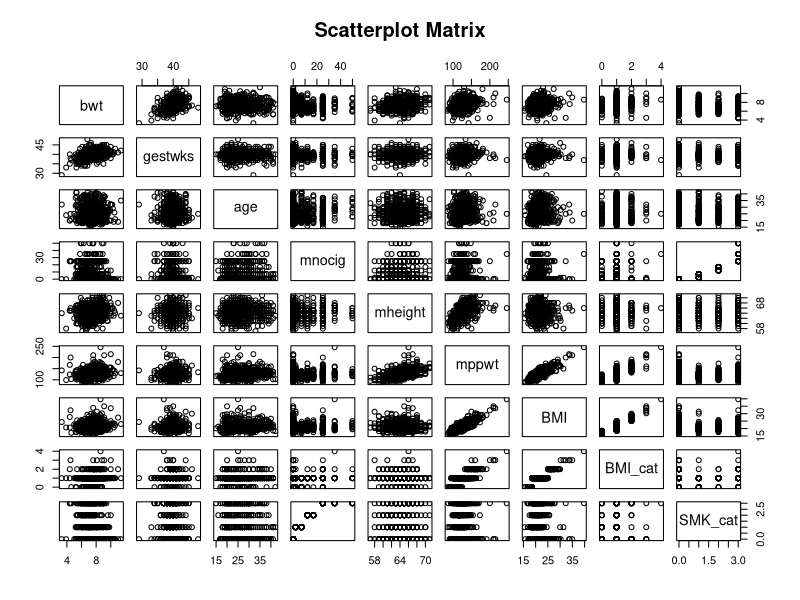
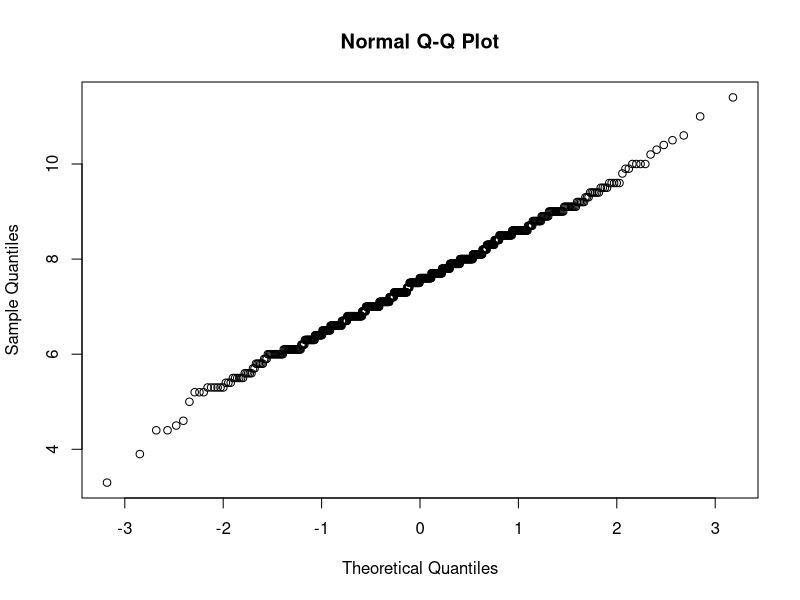
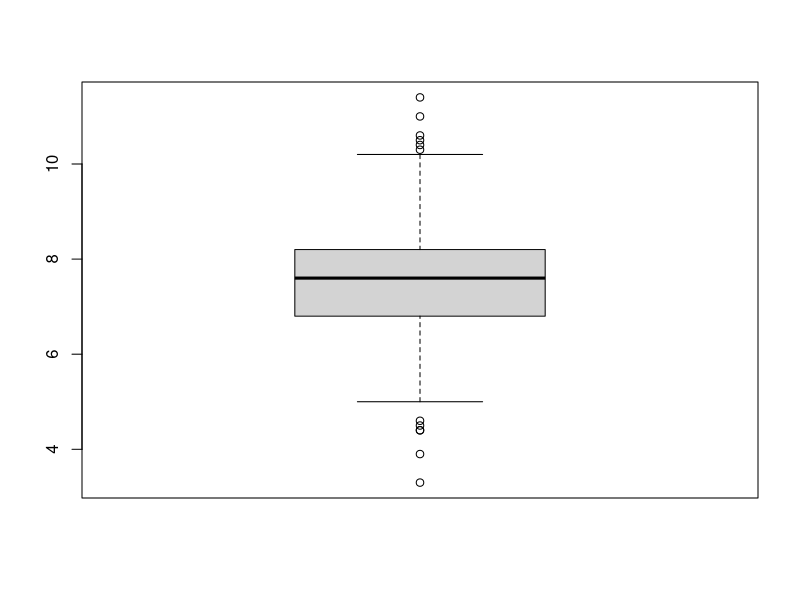
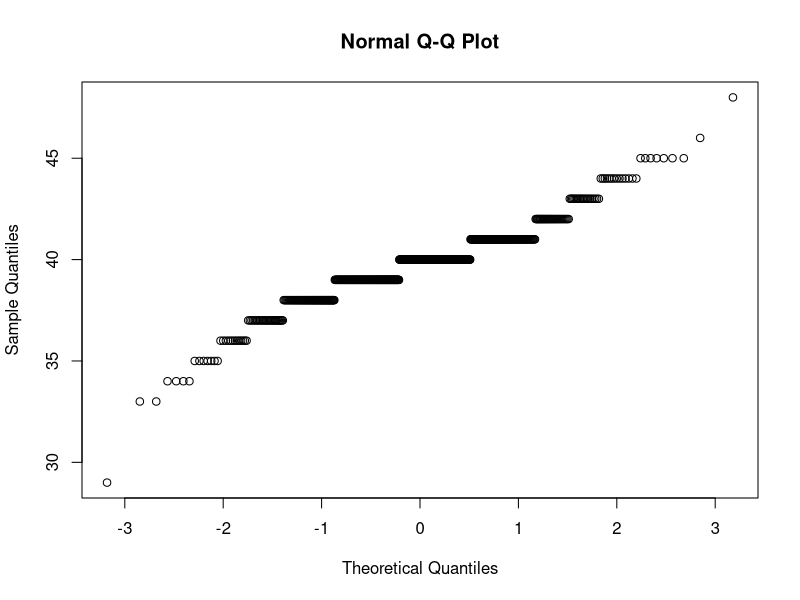
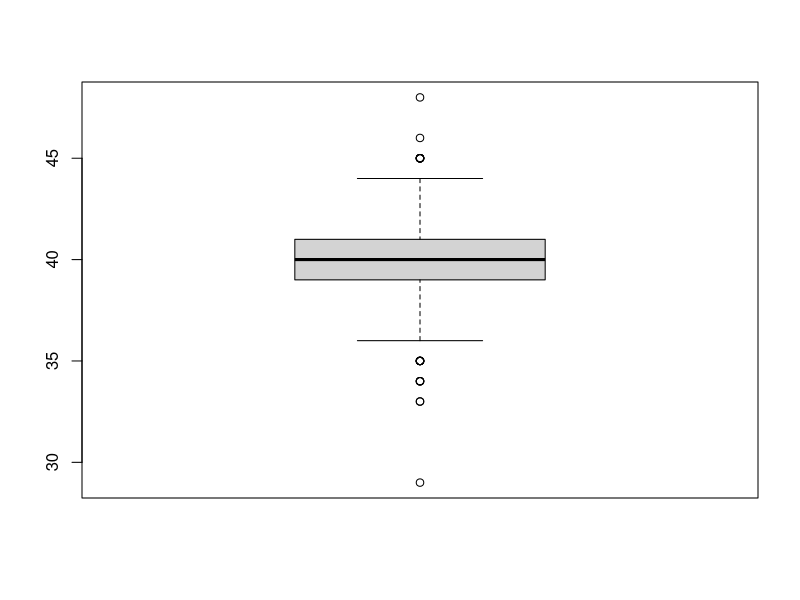

Source code (R) for these figures, in order:
## ---- chunk 1
knitr::opts_chunk$set(echo = TRUE)
#library(dplyr)
#library(readxl)
#library(tidyverse)
#library(ggplot2)
#library(CarletonStats)
#library(pwr)
#library(BSDA)
#library(exact2x2)
## ---- chunk 2
CHDS <- read.csv("CHDS.csv") # test
## ---- chunk 3
CHDS$BMI <- 703 * CHDS$mppwt / ((CHDS$mheight)^2)
## ---- chunk 4
CHDS$BMI_cat <- 
  ifelse(CHDS$BMI < 18.5, 0, 
  ifelse(CHDS$BMI < 25, 1,
  ifelse(CHDS$BMI < 30, 2,
  ifelse(CHDS$BMI < 35, 3,
  ifelse(CHDS$BMI < 40, 4, 
  5)))))
## ---- chunk 5
CHDS$SMK_cat <-
  ifelse(CHDS$mnocig == 0, 0,
  ifelse(CHDS$mnocig < 10, 1,
  ifelse(CHDS$mnocig < 20, 2, 
  3)))
## ---- chunk 6
pairs(~bwt+gestwks+age+mnocig+mheight+mppwt+BMI+BMI_cat+SMK_cat, data = CHDS, main = "Scatterplot Matrix")
## ---- chunk 7
shapiro.test(CHDS$bwt)
## ---- chunk 8
qqnorm(CHDS$bwt)
boxplot(CHDS$bwt)
## ---- chunk 9
shapiro.test(CHDS$gestwks)
## ---- chunk 10
qqnorm(CHDS$gestwks)
boxplot(CHDS$gestwks)
